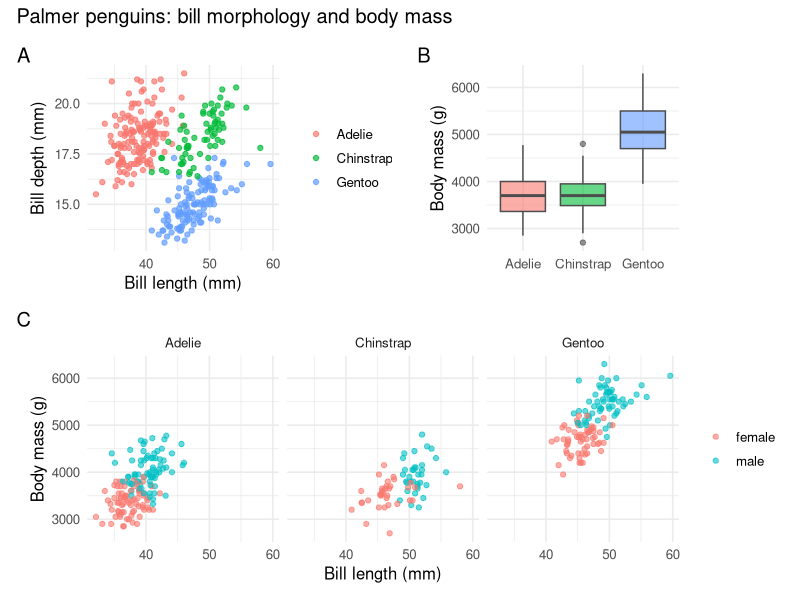

Reproduce this figure in R.
# ============================================================
# Biostatistics Courses
# Course 1 — Week 1, Session 5: ggplot2 grammar and patchwork
# ============================================================

# --- 0. Setup --------------------------------------------------
library(tidyverse)
library(palmerpenguins)
library(patchwork)
set.seed(42)
theme_set(theme_minimal(base_size = 12))

# --- 1. Hypothesis / Goal --------------------------------------
# Build a three-panel publication-style figure on penguins.

# --- 2. Data ---------------------------------------------------
p <- penguins |>
  drop_na(bill_length_mm, bill_depth_mm, body_mass_g, species, sex)

# --- 3. Visualise ----------------------------------------------
p1 <- p |>
  ggplot(aes(bill_length_mm, bill_depth_mm, colour = species)) +
  geom_point(alpha = 0.7) +
  labs(x = "Bill length (mm)",
       y = "Bill depth (mm)",
       colour = NULL)

p2 <- p |>
  ggplot(aes(species, body_mass_g, fill = species)) +
  geom_boxplot(alpha = 0.6, colour = "grey30") +
  labs(x = NULL, y = "Body mass (g)") +
  theme(legend.position = "none")

p3 <- p |>
  ggplot(aes(bill_length_mm, body_mass_g, colour = sex)) +
  geom_point(alpha = 0.6) +
  facet_wrap(~ species) +
  labs(x = "Bill length (mm)",
       y = "Body mass (g)",
       colour = NULL)

# --- 4. Assumptions --------------------------------------------
# Grammar: data + aesthetics + geom; faceting for within-group variation.

# --- 5. Conduct / Fit ------------------------------------------
combined <- (p1 | p2) / p3 +
  plot_annotation(
    title = "Palmer penguins: bill morphology and body mass",
    tag_levels = "A"
  )
print(combined)

# --- 6. Report -------------------------------------------------
cat("Figure built from", nrow(p), "complete-case penguins.\n")
